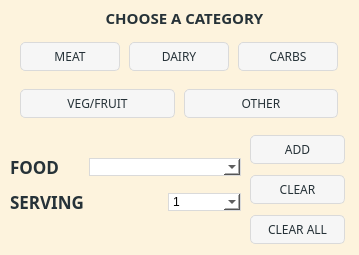
         <widget class="QWidget" name="widget" native="true">
          <property name="styleSheet">
           <string notr="true">/*background-color: rgb(255, 255, 255);*/
background-color: rgb(253, 243, 221);
</string>
          </property>
          <widget class="QLabel" name="label">
           <property name="geometry">
            <rect>
             <x>19</x>
             <y>9</y>
             <width>331</width>
             <height>17</height>
            </rect>
           </property>
           <property name="font">
            <font>
             <family>Arial Black</family>
             <pointsize>11</pointsize>
             <bold>true</bold>
            </font>
           </property>
           <property name="styleSheet">
            <string notr="true">color: rgb(38, 50, 56);</string>
           </property>
           <property name="text">
            <string>CHOOSE A CATEGORY</string>
           </property>
           <property name="alignment">
            <set>Qt::AlignCenter</set>
           </property>
          </widget>
          <widget class="QWidget" name="layoutWidget">
           <property name="geometry">
            <rect>
             <x>250</x>
             <y>130</y>
             <width>98</width>
             <height>116</height>
            </rect>
           </property>
           <layout class="QVBoxLayout" name="verticalLayout_9">
            <item>
             <widget class="QPushButton" name="addButton">
              <property name="font">
               <font>
                <family>Arial Black</family>
                <pointsize>9</pointsize>
                <italic>false</italic>
                <fontweight>Black</fontweight>
               </font>
              </property>
              <property name="styleSheet">
               <string notr="true">QPushButton#addButton {
float: right;
border: 1px solid rgb(218, 218, 218);
font: 900 9pt &quot;Arial Black&quot;;
margin-right: 3%;
margin-top: 5px;
border-radius: 5px;
-moz-border-radius: 5px;
-webkit-border-radius: 5px;
padding: 5px 9px;
font-size: 1.2em;
background-color: rgb(246, 246, 246);
text-shadow: #454545 0 0 2px;
color: rgb(38, 50, 56);
}
QPushButton#addButton:pressed {
background-color: rgb(218, 218, 218);
border-style: inset;
}</string>
              </property>
              <property name="text">
               <string>ADD</string>
              </property>
              <property name="icon">
               <iconset resource="things.qrc">
                <normaloff>:/resource/plus-24844_1280.png</normaloff>:/resource/plus-24844_1280.png</iconset>
              </property>
             </widget>
            </item>
            <item>
             <widget class="QPushButton" name="clearOneElementButton">
              <property name="font">
               <font>
                <family>Arial Black</family>
                <pointsize>9</pointsize>
                <italic>false</italic>
                <fontweight>Black</fontweight>
               </font>
              </property>
              <property name="styleSheet">
               <string notr="true">QPushButton#clearOneElementButton {
float: right;
border: 1px solid rgb(218, 218, 218);
font: 900 9pt &quot;Arial Black&quot;;
margin-right: 3%;
margin-top: 5px;
border-radius: 5px;
-moz-border-radius: 5px;
-webkit-border-radius: 5px;
padding: 5px 9px;
font-size: 1.2em;
background-color: rgb(246, 246, 246);
text-shadow: #454545 0 0 2px;
color: rgb(38, 50, 56);
}
QPushButton#clearOneElementButton:pressed {
background-color: rgb(218, 218, 218);
border-style: inset;
}</string>
              </property>
              <property name="text">
               <string>CLEAR</string>
              </property>
              <property name="icon">
               <iconset resource="things.qrc">
                <normaloff>:/resource/PngItem_5206121.png</normaloff>:/resource/PngItem_5206121.png</iconset>
              </property>
             </widget>
            </item>
            <item>
             <widget class="QPushButton" name="clearButton">
              <property name="font">
               <font>
                <family>Arial Black</family>
                <pointsize>9</pointsize>
                <italic>false</italic>
                <fontweight>Black</fontweight>
               </font>
              </property>
              <property name="styleSheet">
               <string notr="true">QPushButton#clearButton {
float: right;
border: 1px solid rgb(218, 218, 218);
font: 900 9pt &quot;Arial Black&quot;;
margin-right: 3%;
margin-top: 5px;
border-radius: 5px;
-moz-border-radius: 5px;
-webkit-border-radius: 5px;
padding: 5px 9px;
font-size: 1.2em;
background-color: rgb(246, 246, 246);
text-shadow: #454545 0 0 2px;
color: rgb(38, 50, 56);
}
QPushButton#clearButton:pressed {
background-color: rgb(218, 218, 218);
border-style: inset;
}</string>
              </property>
              <property name="text">
               <string>CLEAR ALL</string>
              </property>
             </widget>
            </item>
           </layout>
          </widget>
          <widget class="QWidget" name="layoutWidget">
           <property name="geometry">
            <rect>
             <x>20</x>
             <y>30</y>
             <width>321</width>
             <height>96</height>
            </rect>
           </property>
           <layout class="QVBoxLayout" name="verticalLayout_11">
            <item>
             <layout class="QHBoxLayout" name="horizontalLayout_6">
              <item>
               <widget class="QPushButton" name="meatButton">
                <property name="font">
                 <font>
                  <family>Arial Black</family>
                  <pointsize>9</pointsize>
                  <italic>false</italic>
                  <fontweight>Black</fontweight>
                 </font>
                </property>
                <property name="styleSheet">
                 <string notr="true">QPushButton#meatButton {
float: right;
border: 1px solid rgb(218, 218, 218);
font: 900 9pt &quot;Arial Black&quot;;
margin-right: 3%;
margin-top: 5px;
border-radius: 5px;
-moz-border-radius: 5px;
-webkit-border-radius: 5px;
padding: 5px 9px;
font-size: 1.2em;
background-color: rgb(246, 246, 246);
text-shadow: #454545 0 0 2px;
color: rgb(38, 50, 56);
}
QPushButton#meatButton:pressed {
background-color: rgb(218, 218, 218);
border-style: inset;
}

</string>
                </property>
                <property name="text">
                 <string>MEAT</string>
                </property>
                <property name="icon">
                 <iconset resource="things.qrc">
                  <normaloff>:/resource/meat.png</normaloff>:/resource/meat.png</iconset>
                </property>
                <property name="iconSize">
                 <size>
                  <width>30</width>
                  <height>30</height>
                 </size>
                </property>
               </widget>
              </item>
              <item>
               <widget class="QPushButton" name="dairyButton">
                <property name="font">
                 <font>
                  <family>Arial Black</family>
                  <pointsize>9</pointsize>
                  <italic>false</italic>
                  <fontweight>Black</fontweight>
                 </font>
                </property>
                <property name="styleSheet">
                 <string notr="true">QPushButton#dairyButton {
float: right;
border: 1px solid rgb(218, 218, 218);
font: 900 9pt &quot;Arial Black&quot;;
margin-right: 3%;
margin-top: 5px;
border-radius: 5px;
-moz-border-radius: 5px;
-webkit-border-radius: 5px;
padding: 5px 9px;
font-size: 1.2em;
background-color: rgb(246, 246, 246);
text-shadow: #454545 0 0 2px;
color: rgb(38, 50, 56);
}
QPushButton#dairyButton:pressed {
background-color: rgb(218, 218, 218);
border-style: inset;
}</string>
                </property>
                <property name="text">
                 <string>DAIRY</string>
                </property>
                <property name="icon">
                 <iconset resource="things.qrc">
                  <normaloff>:/resource/milk-carton.png</normaloff>:/resource/milk-carton.png</iconset>
                </property>
                <property name="iconSize">
                 <size>
                  <width>30</width>
                  <height>30</height>
                 </size>
                </property>
               </widget>
              </item>
              <item>
               <widget class="QPushButton" name="carbsButton">
                <property name="font">
                 <font>
                  <family>Arial Black</family>
                  <pointsize>9</pointsize>
                  <italic>false</italic>
                  <fontweight>Black</fontweight>
                 </font>
                </property>
                <property name="styleSheet">
                 <string notr="true">QPushButton#carbsButton {
float: right;
border: 1px solid rgb(218, 218, 218);
font: 900 9pt &quot;Arial Black&quot;;
margin-right: 3%;
margin-top: 5px;
border-radius: 5px;
-moz-border-radius: 5px;
-webkit-border-radius: 5px;
padding: 5px 9px;
font-size: 1.2em;
background-color: rgb(246, 246, 246);
text-shadow: #454545 0 0 2px;
color: rgb(38, 50, 56);
}
QPushButton#carbsButton:pressed {
background-color: rgb(218, 218, 218);
border-style: inset;
}</string>
                </property>
                <property name="text">
                 <string>CARBS</string>
                </property>
                <property name="icon">
                 <iconset resource="things.qrc">
                  <normaloff>:/resource/carbohydrates.png</normaloff>:/resource/carbohydrates.png</iconset>
                </property>
                <property name="iconSize">
                 <size>
                  <width>25</width>
                  <height>25</height>
                 </size>
                </property>
               </widget>
              </item>
             </layout>
            </item>
            <item>
             <layout class="QHBoxLayout" name="horizontalLayout_7">
              <item>
               <widget class="QPushButton" name="vegAndFruitButton">
                <property name="font">
                 <font>
                  <family>Arial Black</family>
                  <pointsize>9</pointsize>
                  <italic>false</italic>
                  <fontweight>Black</fontweight>
                 </font>
                </property>
                <property name="styleSheet">
                 <string notr="true">QPushButton#vegAndFruitButton {
float: right;
border: 1px solid rgb(218, 218, 218);
font: 900 9pt &quot;Arial Black&quot;;
margin-right: 3%;
margin-top: 5px;
border-radius: 5px;
-moz-border-radius: 5px;
-webkit-border-radius: 5px;
padding: 5px 9px;
font-size: 1.2em;
background-color: rgb(246, 246, 246);
text-shadow: #454545 0 0 2px;
color: rgb(38, 50, 56);
}
QPushButton#vegAndFruitButton:pressed {
background-color: rgb(218, 218, 218);
border-style: inset;
}</string>
                </property>
                <property name="text">
                 <string>VEG/FRUIT</string>
                </property>
                <property name="icon">
                 <iconset resource="things.qrc">
                  <normaloff>:/resource/diet.png</normaloff>:/resource/diet.png</iconset>
                </property>
               </widget>
              </item>
              <item>
               <widget class="QPushButton" name="otherButton">
                <property name="font">
                 <font>
                  <family>Arial Black</family>
                  <pointsize>9</pointsize>
                  <italic>false</italic>
                  <fontweight>Black</fontweight>
                 </font>
                </property>
                <property name="styleSheet">
                 <string notr="true">QPushButton#otherButton {
float: right;
border: 1px solid rgb(218, 218, 218);
font: 900 9pt &quot;Arial Black&quot;;
margin-right: 3%;
margin-top: 5px;
border-radius: 5px;
-moz-border-radius: 5px;
-webkit-border-radius: 5px;
padding: 5px 9px;
font-size: 1.2em;
background-color: rgb(246, 246, 246);
text-shadow: #454545 0 0 2px;
color: rgb(38, 50, 56);
}
QPushButton#otherButton:pressed {
background-color: rgb(218, 218, 218);
border-style: inset;
}</string>
                </property>
                <property name="text">
                 <string>OTHER</string>
                </property>
                <property name="icon">
                 <iconset resource="things.qrc">
                  <normaloff>:/resource/noodles.png</normaloff>:/resource/noodles.png</iconset>
                </property>
                <property name="iconSize">
                 <size>
                  <width>20</width>
                  <height>20</height>
                 </size>
                </property>
               </widget>
              </item>
             </layout>
            </item>
           </layout>
          </widget>
          <widget class="QWidget" name="layoutWidget">
           <property name="geometry">
            <rect>
             <x>10</x>
             <y>150</y>
             <width>231</width>
             <height>71</height>
            </rect>
           </property>
           <layout class="QGridLayout" name="gridLayout_11">
            <item row="0" column="0">
             <widget class="QLabel" name="label_2">
              <property name="font">
               <font>
                <family>Arial Black</family>
                <pointsize>13</pointsize>
                <bold>true</bold>
               </font>
              </property>
              <property name="styleSheet">
               <string notr="true">color: rgb(38, 50, 56);</string>
              </property>
              <property name="text">
               <string>FOOD</string>
              </property>
              <property name="alignment">
               <set>Qt::AlignLeading|Qt::AlignLeft|Qt::AlignVCenter</set>
              </property>
             </widget>
            </item>
            <item row="0" column="1" colspan="2">
             <widget class="QComboBox" name="foodComboBox">
              <property name="font">
               <font>
                <family>Arial</family>
               </font>
              </property>
              <property name="focusPolicy">
               <enum>Qt::WheelFocus</enum>
              </property>
              <property name="styleSheet">
               <string notr="true">background-color: rgb(255, 255, 255);
border: 1px solid rgb(218, 218, 218);</string>
              </property>
              <property name="insertPolicy">
               <enum>QComboBox::InsertAtBottom</enum>
              </property>
             </widget>
            </item>
            <item row="1" column="0" colspan="2">
             <widget class="QLabel" name="label_3">
              <property name="maximumSize">
               <size>
                <width>16777215</width>
                <height>16777215</height>
               </size>
              </property>
              <property name="font">
               <font>
                <family>Arial Black</family>
                <pointsize>13</pointsize>
                <bold>true</bold>
               </font>
              </property>
              <property name="styleSheet">
               <string notr="true">color: rgb(38, 50, 56);</string>
              </property>
              <property name="text">
               <string>&lt;html&gt;&lt;head/&gt;&lt;body&gt;&lt;p&gt;SERVING&lt;/p&gt;&lt;/body&gt;&lt;/html&gt;</string>
              </property>
              <property name="alignment">
               <set>Qt::AlignLeading|Qt::AlignLeft|Qt::AlignVCenter</set>
              </property>
             </widget>
            </item>
            <item row="1" column="2">
             <widget class="QComboBox" name="servingComboBox">
              <property name="font">
               <font>
                <family>Arial</family>
               </font>
              </property>
              <property name="styleSheet">
               <string notr="true">background-color: rgb(255, 255, 255);
border: 1px solid rgb(218, 218, 218);</string>
              </property>
              <property name="currentText">
               <string>1</string>
              </property>
              <property name="currentIndex">
               <number>0</number>
              </property>
              <item>
               <property name="text">
                <string>1</string>
               </property>
              </item>
              <item>
               <property name="text">
                <string>2</string>
               </property>
              </item>
              <item>
               <property name="text">
                <string>3</string>
               </property>
              </item>
              <item>
               <property name="text">
                <string>4</string>
               </property>
              </item>
              <item>
               <property name="text">
                <string>5</string>
               </property>
              </item>
              <item>
               <property name="text">
                <string>6</string>
               </property>
              </item>
              <item>
               <property name="text">
                <string>7</string>
               </property>
              </item>
              <item>
               <property name="text">
                <string>8</string>
               </property>
              </item>
              <item>
               <property name="text">
                <string>9</string>
               </property>
              </item>
             </widget>
            </item>
           </layout>
          </widget>
         </widget>
